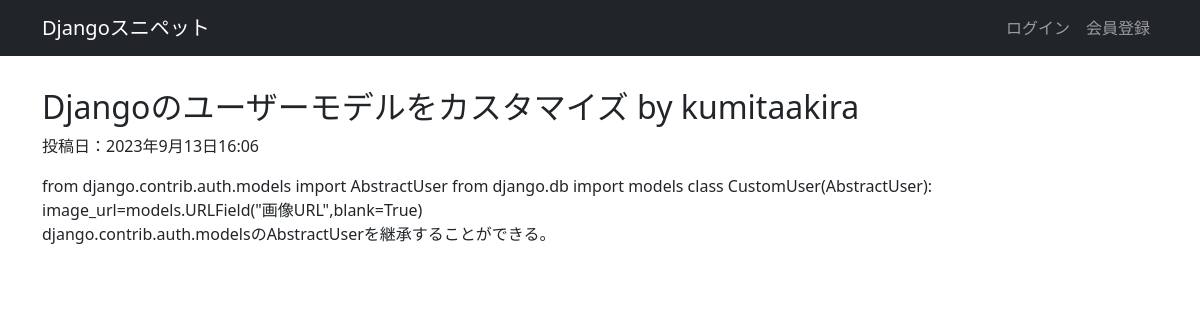
Page /snippets/1/ on the committed database.
### snippets/models.py (models this page shows, shortened)
class Snippet(models.Model):
    title=models.CharField('タイトル',max_length=128)
    code=models.TextField('コード',blank=True)
    description=models.TextField('説明',blank=True)
    created_by=models.ForeignKey(settings.AUTH_USER_MODEL,\
                                 verbose_name="投稿者",on_delete=models.CASCADE)
    created_at=models.DateTimeField("投稿日",auto_now_add=True)
    updated_at=models.DateTimeField("更新日",auto_now=True)
    class Meta:
        db_table='snippets'

### snippets/views.py (the view)
# urls.py: path("<int:snippet_id>/",views.snippet_detail,name="snippet_detail"),
def snippet_detail(request,snippet_id):
    snippet=get_object_or_404(Snippet,pk=snippet_id)
    return render(request,\
                  'snippets/snippet_detail.html',{'snippet':snippet})

### snippets/templates/snippets/snippet_detail.html (shortened to what this page needs)
{% extends "base.html" %}
{% load pygmentize %}
     {% block main %}
        <h2>{{snippet.title}} by {{snippet.created_by.username}}</h2>
        <div class="snippet-date">
            投稿日：{{snippet.created_at|date:"DATETIME_FORMAT" }}
        </div>
        <div class="source-code">
            {{ snippet.code|pygmentize:"python3" }}
        </div>
        <p>{{snippet.description }}</p>
      {% endblock %}

### snippets/static/snippets/css/style.css (style rules this page uses)
.snippet-date { margin-bottom: 1rem; }

### rows in the picture
Snippet: title "Djangoのユーザーモデルをカスタマイズ", created_by.username "kumitaakira", created_at "2023年9月13日16:06", code|pygmentize "from django.contrib.auth.models import AbstractUser from django.db import models class CustomUser(AbstractUser): image_url=models.URLField(\"画像URL\",blank=True)", description "django.contrib.auth.modelsのAbstractUserを継承することができる。"
